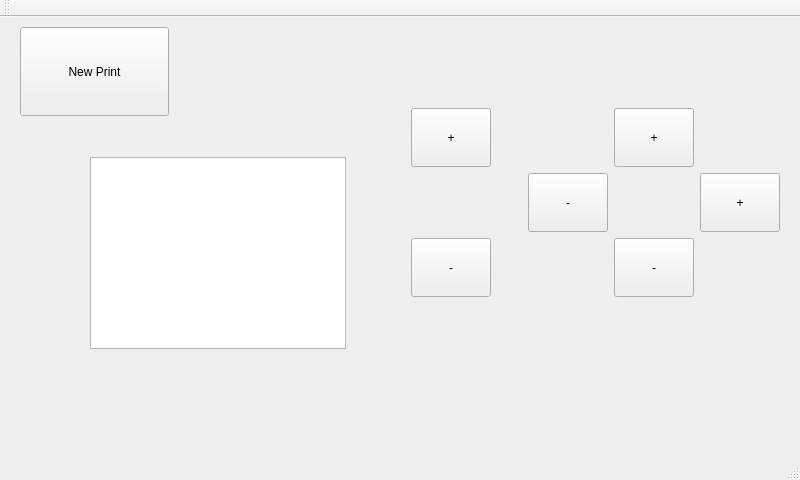
<?xml version="1.0" encoding="UTF-8"?>
<ui version="4.0">
 <class>MainWindow</class>
 <widget class="QMainWindow" name="MainWindow">
  <property name="geometry">
   <rect>
    <x>0</x>
    <y>0</y>
    <width>800</width>
    <height>480</height>
   </rect>
  </property>
  <property name="windowTitle">
   <string>Choc3DPrint</string>
  </property>
  <widget class="QWidget" name="centralWidget">
   <widget class="QTextBrowser" name="testerBrowser">
    <property name="geometry">
     <rect>
      <x>90</x>
      <y>140</y>
      <width>256</width>
      <height>192</height>
     </rect>
    </property>
   </widget>
   <widget class="QPushButton" name="newPrintBtn">
    <property name="geometry">
     <rect>
      <x>20</x>
      <y>10</y>
      <width>149</width>
      <height>89</height>
     </rect>
    </property>
    <property name="sizePolicy">
     <sizepolicy hsizetype="Minimum" vsizetype="Expanding">
      <horstretch>0</horstretch>
      <verstretch>0</verstretch>
     </sizepolicy>
    </property>
    <property name="text">
     <string>New Print</string>
    </property>
   </widget>
   <widget class="QWidget" name="gridLayoutWidget">
    <property name="geometry">
     <rect>
      <x>400</x>
      <y>80</y>
      <width>391</width>
      <height>211</height>
     </rect>
    </property>
    <layout class="QGridLayout" name="gridLayout">
     <item row="0" column="0">
      <widget class="QPushButton" name="pushButton_5">
       <property name="sizePolicy">
        <sizepolicy hsizetype="Minimum" vsizetype="Expanding">
         <horstretch>0</horstretch>
         <verstretch>0</verstretch>
        </sizepolicy>
       </property>
       <property name="text">
        <string>+</string>
       </property>
      </widget>
     </item>
     <item row="2" column="0">
      <widget class="QPushButton" name="pushButton_6">
       <property name="sizePolicy">
        <sizepolicy hsizetype="Minimum" vsizetype="Expanding">
         <horstretch>0</horstretch>
         <verstretch>0</verstretch>
        </sizepolicy>
       </property>
       <property name="text">
        <string>-</string>
       </property>
      </widget>
     </item>
     <item row="1" column="4">
      <widget class="QPushButton" name="pushButton">
       <property name="sizePolicy">
        <sizepolicy hsizetype="Minimum" vsizetype="Expanding">
         <horstretch>0</horstretch>
         <verstretch>0</verstretch>
        </sizepolicy>
       </property>
       <property name="text">
        <string>+</string>
       </property>
      </widget>
     </item>
     <item row="0" column="3">
      <widget class="QPushButton" name="pushButton_3">
       <property name="sizePolicy">
        <sizepolicy hsizetype="Minimum" vsizetype="Expanding">
         <horstretch>0</horstretch>
         <verstretch>0</verstretch>
        </sizepolicy>
       </property>
       <property name="text">
        <string>+</string>
       </property>
      </widget>
     </item>
     <item row="1" column="2">
      <widget class="QPushButton" name="pushButton_2">
       <property name="sizePolicy">
        <sizepolicy hsizetype="Minimum" vsizetype="Expanding">
         <horstretch>0</horstretch>
         <verstretch>0</verstretch>
        </sizepolicy>
       </property>
       <property name="text">
        <string>-</string>
       </property>
      </widget>
     </item>
     <item row="2" column="3">
      <widget class="QPushButton" name="pushButton_4">
       <property name="sizePolicy">
        <sizepolicy hsizetype="Minimum" vsizetype="Expanding">
         <horstretch>0</horstretch>
         <verstretch>0</verstretch>
        </sizepolicy>
       </property>
       <property name="text">
        <string>-</string>
       </property>
      </widget>
     </item>
     <item row="1" column="1">
      <spacer name="horizontalSpacer">
       <property name="orientation">
        <enum>Qt::Horizontal</enum>
       </property>
       <property name="sizeHint" stdset="0">
        <size>
         <width>10</width>
         <height>20</height>
        </size>
       </property>
      </spacer>
     </item>
    </layout>
   </widget>
  </widget>
  <widget class="QMenuBar" name="menuBar">
   <property name="geometry">
    <rect>
     <x>0</x>
     <y>0</y>
     <width>800</width>
     <height>21</height>
    </rect>
   </property>
  </widget>
  <widget class="QToolBar" name="mainToolBar">
   <attribute name="toolBarArea">
    <enum>TopToolBarArea</enum>
   </attribute>
   <attribute name="toolBarBreak">
    <bool>false</bool>
   </attribute>
  </widget>
  <widget class="QStatusBar" name="statusBar"/>
 </widget>
 <layoutdefault spacing="6" margin="11"/>
 <resources/>
 <connections/>
</ui>
